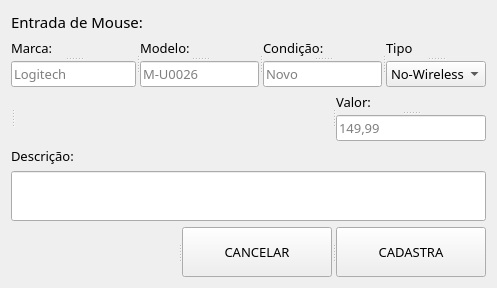
      <widget class="QWidget" name="pageMouse">
       <layout class="QVBoxLayout" name="verticalLayout_5">
        <item>
         <widget class="QLabel" name="label_134">
          <property name="sizePolicy">
           <sizepolicy hsizetype="Preferred" vsizetype="Maximum">
            <horstretch>0</horstretch>
            <verstretch>0</verstretch>
           </sizepolicy>
          </property>
          <property name="font">
           <font>
            <family>Asap</family>
            <pointsize>11</pointsize>
           </font>
          </property>
          <property name="text">
           <string>Entrada de Mouse:</string>
          </property>
         </widget>
        </item>
        <item>
         <widget class="QSplitter" name="splitter_103">
          <property name="orientation">
           <enum>Qt::Horizontal</enum>
          </property>
          <widget class="QSplitter" name="splitter_104">
           <property name="orientation">
            <enum>Qt::Vertical</enum>
           </property>
           <widget class="QLabel" name="label_91">
            <property name="font">
             <font>
              <family>Asap</family>
              <pointsize>10</pointsize>
             </font>
            </property>
            <property name="text">
             <string>Marca:</string>
            </property>
           </widget>
           <widget class="QLineEdit" name="moMarca">
            <property name="sizePolicy">
             <sizepolicy hsizetype="Minimum" vsizetype="Fixed">
              <horstretch>5</horstretch>
              <verstretch>0</verstretch>
             </sizepolicy>
            </property>
            <property name="font">
             <font>
              <family>Asap</family>
              <pointsize>10</pointsize>
             </font>
            </property>
            <property name="text">
             <string/>
            </property>
            <property name="maxLength">
             <number>25</number>
            </property>
            <property name="placeholderText">
             <string>Logitech</string>
            </property>
           </widget>
          </widget>
          <widget class="QSplitter" name="splitter_105">
           <property name="orientation">
            <enum>Qt::Vertical</enum>
           </property>
           <widget class="QLabel" name="label_92">
            <property name="font">
             <font>
              <family>Asap</family>
              <pointsize>10</pointsize>
             </font>
            </property>
            <property name="text">
             <string>Modelo:</string>
            </property>
           </widget>
           <widget class="QLineEdit" name="moModelo">
            <property name="font">
             <font>
              <family>Asap</family>
              <pointsize>10</pointsize>
             </font>
            </property>
            <property name="text">
             <string/>
            </property>
            <property name="maxLength">
             <number>25</number>
            </property>
            <property name="placeholderText">
             <string>M-U0026</string>
            </property>
           </widget>
          </widget>
          <widget class="QSplitter" name="splitter_106">
           <property name="orientation">
            <enum>Qt::Vertical</enum>
           </property>
           <widget class="QLabel" name="label_93">
            <property name="font">
             <font>
              <family>Asap</family>
              <pointsize>10</pointsize>
             </font>
            </property>
            <property name="text">
             <string>Condição:</string>
            </property>
           </widget>
           <widget class="QLineEdit" name="moCondicao">
            <property name="sizePolicy">
             <sizepolicy hsizetype="Maximum" vsizetype="Fixed">
              <horstretch>0</horstretch>
              <verstretch>0</verstretch>
             </sizepolicy>
            </property>
            <property name="maximumSize">
             <size>
              <width>150</width>
              <height>16777215</height>
             </size>
            </property>
            <property name="font">
             <font>
              <family>Asap</family>
              <pointsize>10</pointsize>
             </font>
            </property>
            <property name="maxLength">
             <number>25</number>
            </property>
            <property name="placeholderText">
             <string>Novo</string>
            </property>
           </widget>
          </widget>
          <widget class="QSplitter" name="splitter_133">
           <property name="orientation">
            <enum>Qt::Vertical</enum>
           </property>
           <widget class="QLabel" name="label_129">
            <property name="font">
             <font>
              <family>Asap</family>
              <pointsize>10</pointsize>
             </font>
            </property>
            <property name="text">
             <string>Tipo</string>
            </property>
           </widget>
           <widget class="QComboBox" name="moBoxTipo">
            <property name="maximumSize">
             <size>
              <width>150</width>
              <height>16777215</height>
             </size>
            </property>
            <property name="font">
             <font>
              <family>Asap</family>
              <pointsize>10</pointsize>
             </font>
            </property>
            <item>
             <property name="text">
              <string>No-Wireless</string>
             </property>
            </item>
            <item>
             <property name="text">
              <string>Wireless</string>
             </property>
            </item>
           </widget>
          </widget>
         </widget>
        </item>
        <item>
         <widget class="QSplitter" name="splitter_107">
          <property name="orientation">
           <enum>Qt::Horizontal</enum>
          </property>
          <widget class="QSplitter" name="splitter_108">
           <property name="orientation">
            <enum>Qt::Vertical</enum>
           </property>
          </widget>
          <widget class="QLabel" name="label_66">
           <property name="text">
            <string/>
           </property>
          </widget>
          <widget class="QSplitter" name="splitter_109">
           <property name="orientation">
            <enum>Qt::Vertical</enum>
           </property>
           <widget class="QLabel" name="label_119">
            <property name="font">
             <font>
              <family>Asap</family>
              <pointsize>10</pointsize>
             </font>
            </property>
            <property name="text">
             <string>Valor:</string>
            </property>
           </widget>
           <widget class="QLineEdit" name="moValor">
            <property name="maximumSize">
             <size>
              <width>150</width>
              <height>16777215</height>
             </size>
            </property>
            <property name="font">
             <font>
              <family>Asap</family>
              <pointsize>10</pointsize>
             </font>
            </property>
            <property name="maxLength">
             <number>5</number>
            </property>
            <property name="placeholderText">
             <string>149,99</string>
            </property>
           </widget>
          </widget>
         </widget>
        </item>
        <item>
         <widget class="QLabel" name="label_128">
          <property name="font">
           <font>
            <family>Asap</family>
            <pointsize>10</pointsize>
           </font>
          </property>
          <property name="text">
           <string>Descrição:</string>
          </property>
         </widget>
        </item>
        <item>
         <widget class="QLineEdit" name="moDescricao">
          <property name="sizePolicy">
           <sizepolicy hsizetype="Expanding" vsizetype="Minimum">
            <horstretch>0</horstretch>
            <verstretch>1</verstretch>
           </sizepolicy>
          </property>
          <property name="minimumSize">
           <size>
            <width>0</width>
            <height>50</height>
           </size>
          </property>
          <property name="font">
           <font>
            <family>Asap</family>
            <pointsize>10</pointsize>
           </font>
          </property>
          <property name="text">
           <string/>
          </property>
          <property name="alignment">
           <set>Qt::AlignLeading|Qt::AlignLeft|Qt::AlignTop</set>
          </property>
          <property name="dragEnabled">
           <bool>false</bool>
          </property>
         </widget>
        </item>
        <item>
         <widget class="QSplitter" name="splitter_138">
          <property name="orientation">
           <enum>Qt::Horizontal</enum>
          </property>
          <widget class="QLabel" name="label_Mouse">
           <property name="font">
            <font>
             <pointsize>9</pointsize>
            </font>
           </property>
           <property name="styleSheet">
            <string notr="true">color: rgb(255, 0, 0);</string>
           </property>
           <property name="text">
            <string/>
           </property>
          </widget>
          <widget class="QPushButton" name="pushButtonCancelarMouse">
           <property name="sizePolicy">
            <sizepolicy hsizetype="Minimum" vsizetype="Fixed">
             <horstretch>1</horstretch>
             <verstretch>0</verstretch>
            </sizepolicy>
           </property>
           <property name="minimumSize">
            <size>
             <width>150</width>
             <height>50</height>
            </size>
           </property>
           <property name="maximumSize">
            <size>
             <width>150</width>
             <height>80</height>
            </size>
           </property>
           <property name="font">
            <font>
             <family>Asap</family>
             <pointsize>10</pointsize>
            </font>
           </property>
           <property name="text">
            <string>CANCELAR</string>
           </property>
          </widget>
          <widget class="QPushButton" name="pushButtonCadastraMouse">
           <property name="sizePolicy">
            <sizepolicy hsizetype="Minimum" vsizetype="Fixed">
             <horstretch>1</horstretch>
             <verstretch>0</verstretch>
            </sizepolicy>
           </property>
           <property name="minimumSize">
            <size>
             <width>0</width>
             <height>50</height>
            </size>
           </property>
           <property name="maximumSize">
            <size>
             <width>150</width>
             <height>80</height>
            </size>
           </property>
           <property name="font">
            <font>
             <family>Asap</family>
             <pointsize>10</pointsize>
            </font>
           </property>
           <property name="text">
            <string>CADASTRA</string>
           </property>
          </widget>
         </widget>
        </item>
       </layout>
      </widget>
